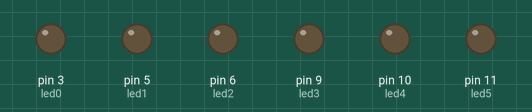
The sketch below on a simulated Arduino Uno, built with avr-gcc and run on an emulated ATmega328P. On the bench: output pins drawn as LEDs (lit = HIGH).

Above: at 0.05 s.
At 0.45 s:
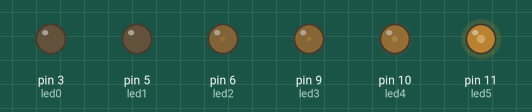
At 0.6 s:
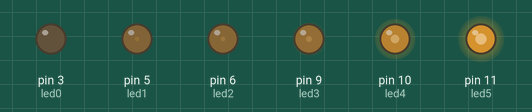
At 0.75 s:
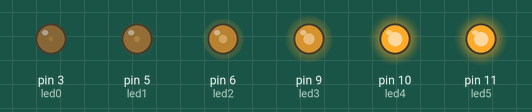
At 0.9 s:
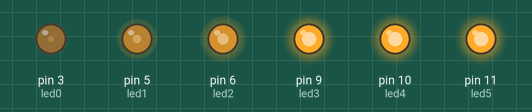
At 1.2 s:
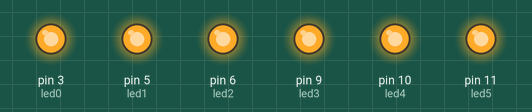
Timing chart, 0 to 3.0 s (numbered marks = the images above):
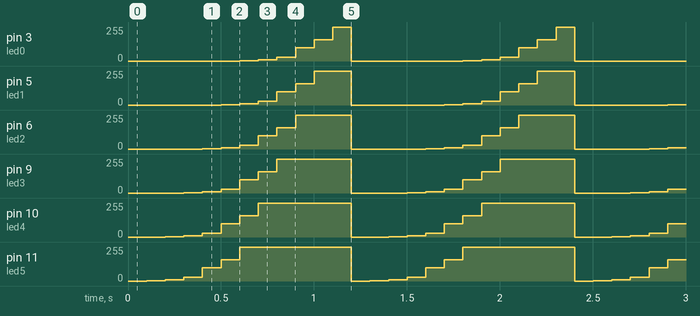

Measured:
- by itself, pin 3 (led0): repeats every 1.2 s: 10/255 0.10 s, 30/255 0.10 s, 100/255 0.10 s, 160/255 0.10 s, 255/255 0.10 s, 0/255 0.60 s, 2/255 0.10 s
- by itself, pin 5 (led1): repeats every 1.2 s: 10/255 0.10 s, 30/255 0.10 s, 100/255 0.10 s, 160/255 0.10 s, 255/255 0.20 s, 0/255 0.50 s, 2/255 0.10 s

The sketch:

Fade_LEDs_ex._2.ino
```cpp
/**************************************************************
**                                                           **
**                    TÍTOL: Fade LEDs                       **
**                                                           **
**                                                           **
**  NOM: Danut Zupcau                   DATA: 11/04/2018     **
**************************************************************/
//******************* INCLUDE  *************************


//******************* VARIABLE *************************
const int led0 = 3;          // donar nom al pin 3 de l’Arduino
const int led1 = 5;          // donar nom al pin 5 de l’Arduino
const int led2 = 6;          // donar nom al pin 6 de l’Arduino
const int led3 = 9;          // donar nom al pin 9 de l’Arduino
const int led4 = 10;         // donar nom al pin 10 de l’Arduino
const int led5 = 11;         // donar nom al pin 11 de l’Arduino
int velocitat = 100;         // velocitat de l'acció en ms

//******************* SETUP ****************************

void setup()
{
  pinMode(led0, OUTPUT);     // definir el pin 3 com una sortida
  pinMode(led1, OUTPUT);     // definir el pin 5 com una sortida
  pinMode(led2, OUTPUT);     // definir el pin 6 com una sortida
  pinMode(led3, OUTPUT);     // definir el pin 9 com una sortida
  pinMode(led4, OUTPUT);     // definir el pin 10 com una sortida
  pinMode(led5, OUTPUT);     // definir el pin 11 com una sortida
}


//******************* LOOP *****************************

void loop(){

  analogWrite(led0, 0);
  analogWrite(led1, 0);
  analogWrite(led2, 0);
  analogWrite(led3, 0);
  analogWrite(led4, 0);
  analogWrite(led5, 0);

  delay(velocitat);          // es queden leds velocitat ms en aquest estat

  analogWrite(led0, 0);
  analogWrite(led1, 0);
  analogWrite(led2, 0);
  analogWrite(led3, 0);
  analogWrite(led4, 0);
  analogWrite(led5, 2);

  delay(velocitat);           // es queden leds velocitat ms en aquest estat

  analogWrite(led0, 0);
  analogWrite(led1, 0);
  analogWrite(led2, 0);
  analogWrite(led3, 0);
  analogWrite(led4, 2);
  analogWrite(led5, 10);

  delay(velocitat);           // es queden leds velocitat ms en aquest estat

  analogWrite(led0, 0);
  analogWrite(led1, 0);
  analogWrite(led2, 0);
  analogWrite(led3, 2);
  analogWrite(led4, 10);
  analogWrite(led5, 30);

  delay(velocitat);           // es queden leds velocitat ms en aquest estat

  analogWrite(led0, 0);
  analogWrite(led1, 0);
  analogWrite(led2, 2);
  analogWrite(led3, 10);
  analogWrite(led4, 30);
  analogWrite(led5, 100);

    delay(velocitat);           // es queden leds velocitat ms en aquest estat

  analogWrite(led0, 0);
  analogWrite(led1, 2);
  analogWrite(led2, 10);
  analogWrite(led3, 30);
  analogWrite(led4, 100);
  analogWrite(led5, 160);

    delay(velocitat);           // es queden leds velocitat ms en aquest estat

  analogWrite(led0, 2);
  analogWrite(led1, 10);
  analogWrite(led2, 30);
  analogWrite(led3, 100);
  analogWrite(led4, 160);
  analogWrite(led5, 255);

    delay(velocitat);           // es queden leds velocitat ms en aquest estat

  analogWrite(led0, 10);
  analogWrite(led1, 30);
  analogWrite(led2, 100);
  analogWrite(led3, 160);
  analogWrite(led4, 255);
  analogWrite(led5, 255);

    delay(velocitat);           // es queden leds velocitat ms en aquest estat

  analogWrite(led0, 30);
  analogWrite(led1, 100);
  analogWrite(led2, 160);
  analogWrite(led3, 255);
  analogWrite(led4, 255);
  analogWrite(led5, 255);

    delay(velocitat);           // es queden leds velocitat ms en aquest estat

  analogWrite(led0, 100);
  analogWrite(led1, 160);
  analogWrite(led2, 255);
  analogWrite(led3, 255);
  analogWrite(led4, 255);
  analogWrite(led5, 255);

    delay(velocitat);           // es queden leds velocitat ms en aquest estat

  analogWrite(led0, 160);
  analogWrite(led1, 255);
  analogWrite(led2, 255);
  analogWrite(led3, 255);
  analogWrite(led4, 255);
  analogWrite(led5, 255);

    delay(velocitat);           // es queden leds velocitat ms en aquest estat

  analogWrite(led0, 255);
  analogWrite(led1, 255);
  analogWrite(led2, 255);
  analogWrite(led3, 255);
  analogWrite(led4, 255);
  analogWrite(led5, 255);

   delay(velocitat);           // es queden leds velocitat ms en aquest estat
}


//******************* FUNCIONS **************************
```
